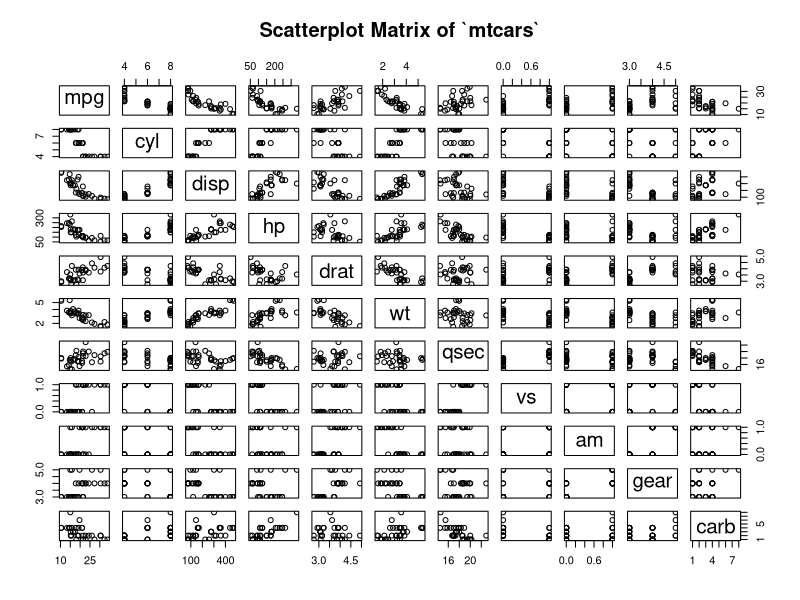
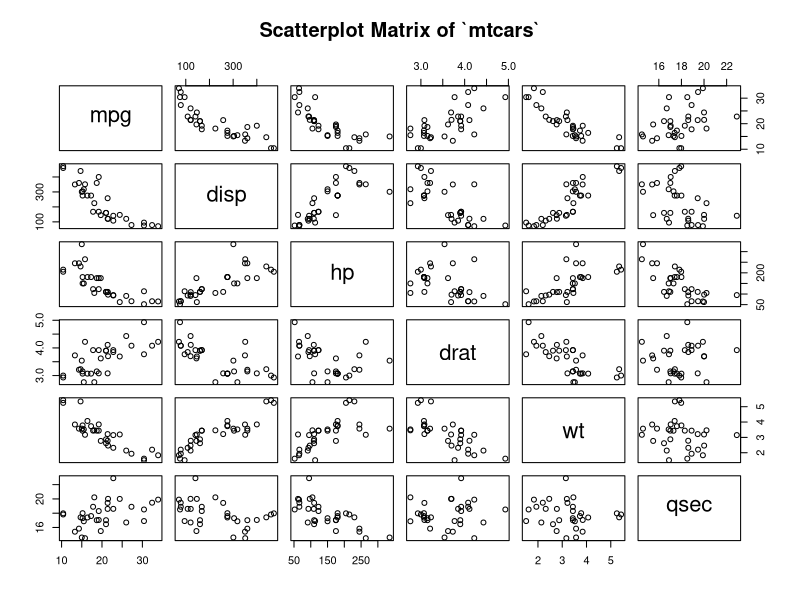
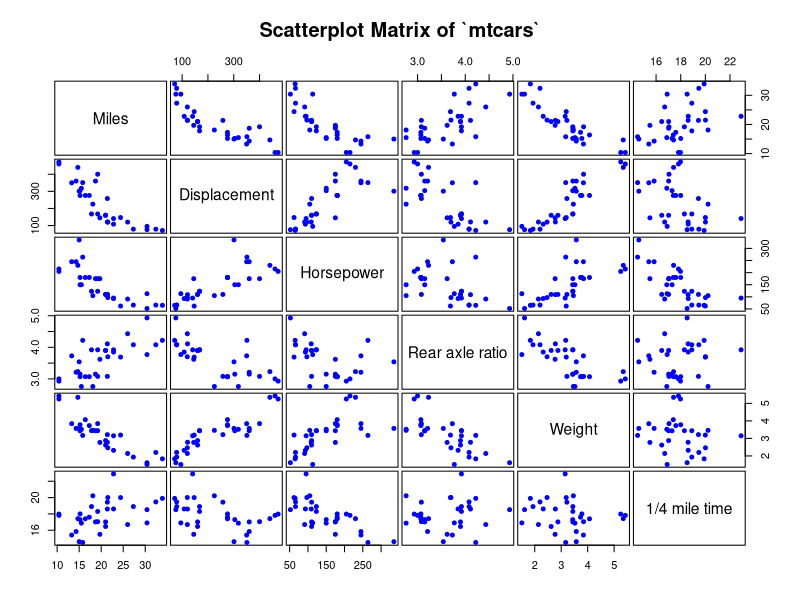
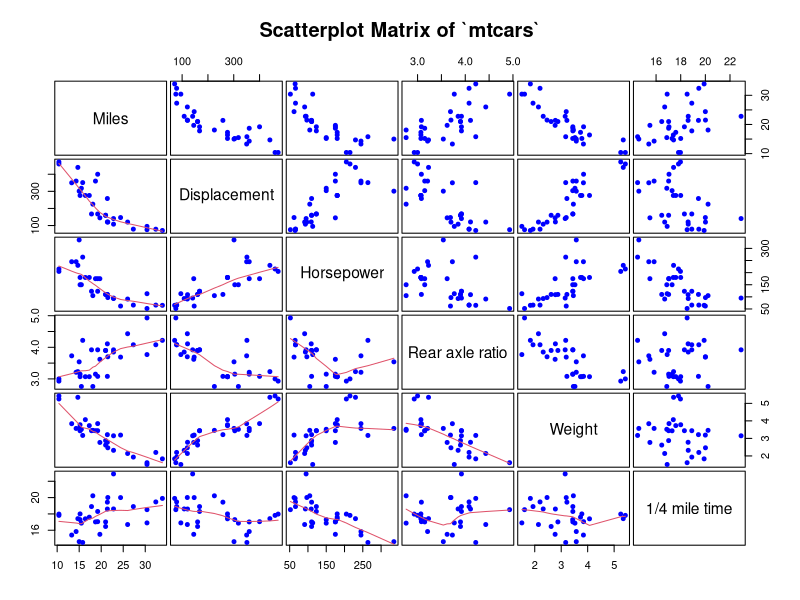
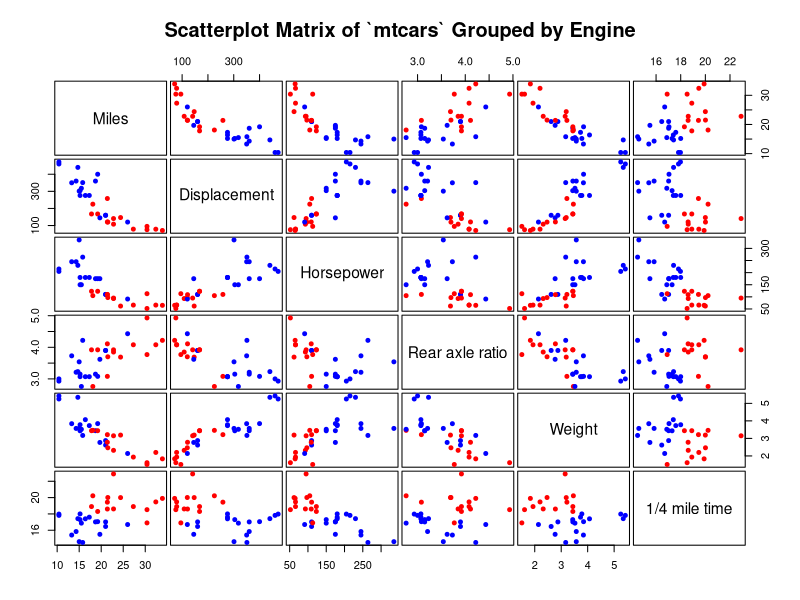
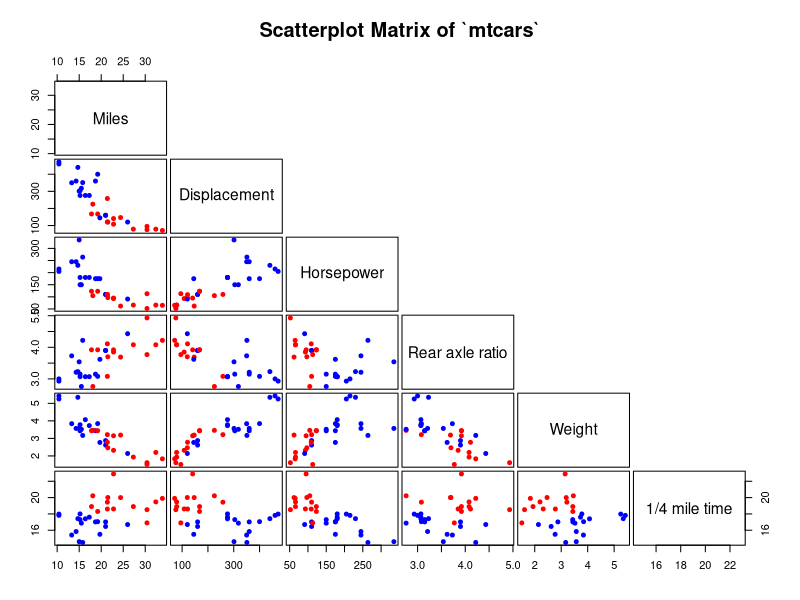
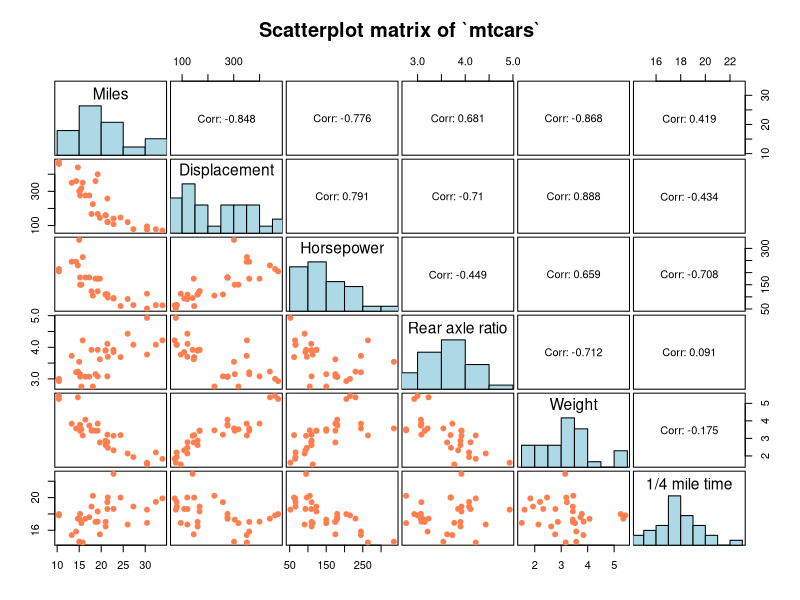
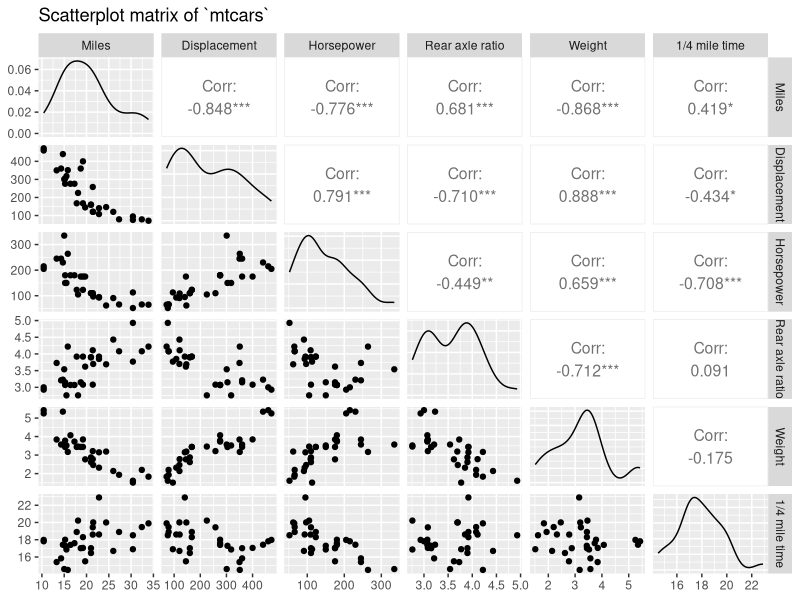

Reproduce these figures in R, in order.
## ---- chunk 1
library(GGally)
library(ggplot2)
library(vcd)
## ---- chunk 2
data(mtcars)
pairs(~., data = mtcars,
      main = "Scatterplot Matrix of `mtcars`")
## ---- chunk 3
pairs(mtcars[, c(1,3:7)], main = "Scatterplot Matrix of `mtcars`")
## ---- chunk 4
pairs(mtcars[, c(1,3:7)],
      col = "blue",                                            # Change color
      pch = 19,                                                # Change shape of points
      cex = 0.8,                                               # Change size of points
      labels = c("Miles","Displacement","Horsepower",
                 "Rear axle ratio","Weight","1/4 mile time"),  # Change labels  
      gap = 0.3,                                               # Change gaps in between
      main = "Scatterplot Matrix of `mtcars`")
## ---- chunk 5
pairs(mtcars[, c(1,3:7)],
      lower.panel = panel.smooth,           # Add a smoother for the lower panel
      col = "blue",
      pch = 19,                                                
      cex = 0.8,                                               
      labels = c("Miles","Displacement","Horsepower",
                 "Rear axle ratio","Weight","1/4 mile time"),  
      gap = 0.3,                                               
      main = "Scatterplot Matrix of `mtcars`")
## ---- chunk 6
mtcars$vs <- as.factor(mtcars$vs)
pairs(mtcars[, c(1,3:7)],
      col = c("blue","red")[mtcars$vs],                  # Group by variable `vs`
      pch = 19,                                                
      cex = 0.8,                                               
      labels = c("Miles","Displacement","Horsepower",
                 "Rear axle ratio","Weight","1/4 mile time"),  
      gap = 0.3,                                               
      main = "Scatterplot Matrix of `mtcars` Grouped by Engine")

## ---- chunk 7
pairs(mtcars[, c(1,3:7)],
      col = c("blue","red")[mtcars$vs],                  
      pch = 19,                                                
      cex = 0.8,                                               
      labels = c("Miles","Displacement","Horsepower",
                 "Rear axle ratio","Weight","1/4 mile time"),  
      gap = 0.3,
      upper.panel = NULL,               # Turn off the upper panel above the diagonal
      main = "Scatterplot Matrix of `mtcars`")
## ---- chunk 8
#Panel of correlations
panel.corr <- function(x, y){
    usr <- par("usr"); on.exit(par(usr))
    par(usr = c(0, 1, 0, 1))
    r <- round(cor(x, y), digits=3)
    txt <- paste0("Corr: ", r)
    text(0.5, 0.5, txt, cex = 1)
}

#Panel of histograms
panel.hist <- function(x, ...){
    usr <- par("usr"); on.exit(par(usr))
    par(usr = c(usr[1:2], 0, 1.5) )
    h <- hist(x, plot = FALSE)
    breaks <- h$breaks
    len <- length(breaks)
    y <- h$counts/max(h$counts)
    rect(breaks[-len], 0, breaks[-1], y, col = "lightblue")
}

#Panel of scatterplots
panel.scat <- function(x, y){
  points(x,y, pch = 19, cex = 1, col = "coral")
}

#Plot
pairs(mtcars[, c(1,3:7)],  
      lower.panel = panel.scat,
      upper.panel = panel.corr,
      diag.panel = panel.hist,
      labels = c("Miles","Displacement","Horsepower",
                 "Rear axle ratio","Weight","1/4 mile time"),
      gap = 0.3, 
      main = "Scatterplot matrix of `mtcars`")

## ---- chunk 9
# You need both ggplot2 and GGally packages loaded to work with ggpairs()

ggpairs(mtcars[, c(1,3:7)],
        columnLabels = c("Miles","Displacement","Horsepower",
                 "Rear axle ratio","Weight","1/4 mile time"),
        upper = list(continuous = wrap('cor', size = 4)),
        title = "Scatterplot matrix of `mtcars`")
## ---- chunk 10
ggpairs(mtcars[, c(1,3:7)],
        columnLabels = c("Miles","Displacement","Horsepower",
                 "Rear axle ratio","Weight","1/4 mile time"),
        aes(color = mtcars$vs),                             # Separate data by levels of vs
        upper = list(continuous = wrap('cor', size = 3)),
        lower = list(combo = wrap("facethist", bins = 30)),
        diag = list(continuous = wrap("densityDiag", alpha = 0.5)),
        title = "Scatterplot matrix of `mtcars` Grouped by Engine")
## ---- chunk 11
mtcars$cyl <- as.factor(mtcars$cyl)
mtcars$am <- as.factor(mtcars$am)
mtcars$gear <- as.factor(mtcars$gear)
## ---- chunk 12
# The pairs_diagonal_mosaic() function is in the `vcd` package

p <- mtcars[, c(2,8:10)]
pairs(table(p),                                     # Here the data needs to be in a table format 
      diag_panel = pairs_diagonal_mosaic(offset_varnames=-2.5))    #move down variable labels

## ---- chunk 13
pairs(table(p), 
      diag_panel = pairs_diagonal_mosaic(offset_varnames=-2.5),    #move down variable names
      upper_panel_args = list(shade = TRUE),                       #set shade colors
      lower_panel_args = list(shade = TRUE))

